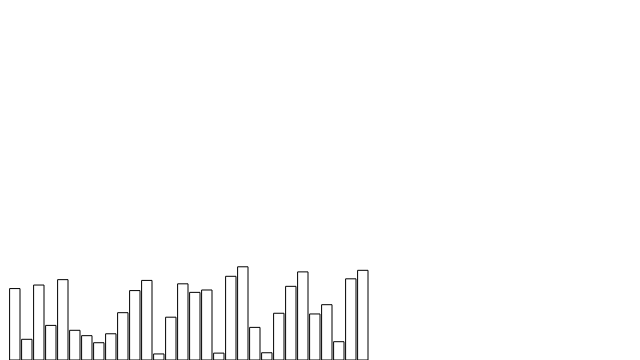
Frame 1 (no input)
Frame 2 (the mouse pressed at the canvas centre, redrawn once): identical to frame 1, image omitted

The p5.js sketch that drew this single still picture (run headless with seeded random() and noise() and a simulated clock; the mouse was pressed at the canvas centre and the sketch redrawn once):

// p5.js sketch
// ── sketch.js
var a = 0;
var b = 0;
var arr = [];

function setup(){
    createCanvas(640, 360);
    
    for(var i = 0;i<30;i++){
        arr[i] = random(100);
        rect(10 + 12*i, height - arr[i], 10, arr[i] );
    }
    
    var timeEachIteration = 100;
    setInterval(loop, timeEachIteration);
}


function draw(){ 
    console.log(a);
    console.log(b);
    if(arr[a] > arr[b]){
        var temp = arr[b];
        arr[b] = arr[a];
        arr[a] = temp;
        clear();
        for(var i = 0;i<30;i++){
            rect(10 + 12*i, height - arr[i], 10, arr[i] );
        }
    }
    a++;
    if(a==30){
        a=0;
        b++;
        if(b == 30){
            b=29;
        }
    }
    //to loop just once
    noLoop();
}
